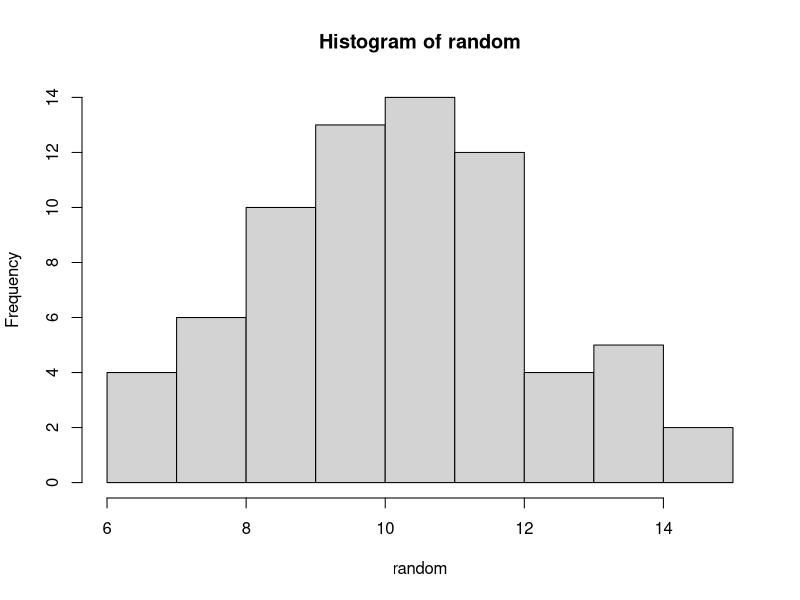
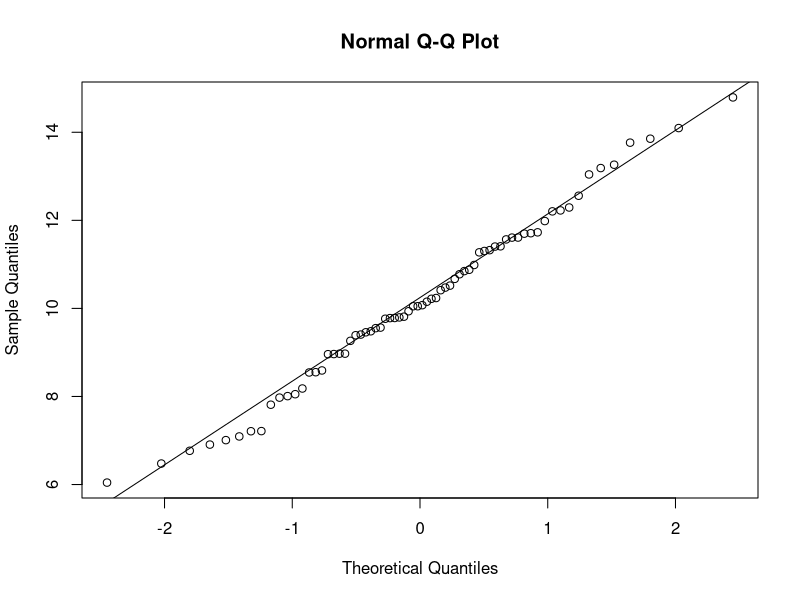

Recreate these plots in R, in order.
## ---- chunk 1
knitr::opts_chunk$set(echo = TRUE)
## ---- chunk 2
set.seed(NULL);
random <- rnorm(70, 10, 2);
print(random)
## ---- chunk 3
hist(random, breaks=10);
## ---- chunk 4
qqnorm(random)
qqline(random)
## ---- chunk 5
shapiro.test(random)
## ---- chunk 6
median(random)
## ---- chunk 7
mean(random)
## ---- chunk 8
range(random)
res <- range(random); diff(res)
min(random); max(random)
## ---- chunk 9
IQR(random)
quantile(random); quantile(random, 0.30)
## ---- chunk 10
var(random)
## ---- chunk 11
sd(random)
